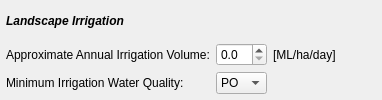
                     <widget class="QWidget" name="nres_irrigation_widget" native="true">
                      <property name="minimumSize">
                       <size>
                        <width>0</width>
                        <height>0</height>
                       </size>
                      </property>
                      <layout class="QGridLayout" name="gridLayout_18">
                       <property name="leftMargin">
                        <number>6</number>
                       </property>
                       <property name="topMargin">
                        <number>6</number>
                       </property>
                       <property name="rightMargin">
                        <number>6</number>
                       </property>
                       <property name="bottomMargin">
                        <number>6</number>
                       </property>
                       <item row="1" column="1">
                        <widget class="QDoubleSpinBox" name="nres_irrigate_vol">
                         <property name="maximumSize">
                          <size>
                           <width>51</width>
                           <height>16777215</height>
                          </size>
                         </property>
                         <property name="decimals">
                          <number>1</number>
                         </property>
                        </widget>
                       </item>
                       <item row="2" column="1">
                        <widget class="QComboBox" name="nres_irrigate_ffp">
                         <item>
                          <property name="text">
                           <string>PO</string>
                          </property>
                         </item>
                         <item>
                          <property name="text">
                           <string>NP</string>
                          </property>
                         </item>
                         <item>
                          <property name="text">
                           <string>RW</string>
                          </property>
                         </item>
                         <item>
                          <property name="text">
                           <string>SW</string>
                          </property>
                         </item>
                         <item>
                          <property name="text">
                           <string>GW</string>
                          </property>
                         </item>
                        </widget>
                       </item>
                       <item row="1" column="3">
                        <spacer name="horizontalSpacer_67">
                         <property name="orientation">
                          <enum>Qt::Horizontal</enum>
                         </property>
                         <property name="sizeHint" stdset="0">
                          <size>
                           <width>40</width>
                           <height>20</height>
                          </size>
                         </property>
                        </spacer>
                       </item>
                       <item row="0" column="0">
                        <widget class="QLabel" name="nres_irrigation_title">
                         <property name="whatsThis">
                          <string>Estimate of the annual irrigation volume per hectare</string>
                         </property>
                         <property name="text">
                          <string>&lt;html&gt;&lt;head/&gt;&lt;body&gt;&lt;p&gt;&lt;span style=&quot; font-weight:600; font-style:italic;&quot;&gt;Landscape Irrigation&lt;/span&gt;&lt;/p&gt;&lt;/body&gt;&lt;/html&gt;</string>
                         </property>
                        </widget>
                       </item>
                       <item row="2" column="0">
                        <widget class="QLabel" name="nres_irrigate_ffp_lbl">
                         <property name="whatsThis">
                          <string>&lt;!DOCTYPE HTML PUBLIC &quot;-//W3C//DTD HTML 4.0//EN&quot; &quot;http://www.w3.org/TR/REC-html40/strict.dtd&quot;&gt;
&lt;html&gt;&lt;head&gt;&lt;meta name=&quot;qrichtext&quot; content=&quot;1&quot; /&gt;&lt;style type=&quot;text/css&quot;&gt;
p, li { white-space: pre-wrap; }
&lt;/style&gt;&lt;/head&gt;&lt;body style=&quot; font-family:'MS Shell Dlg 2'; font-size:8.25pt; font-weight:400; font-style:normal;&quot;&gt;
&lt;p style=&quot; margin-top:0px; margin-bottom:0px; margin-left:0px; margin-right:0px; -qt-block-indent:0; text-indent:0px;&quot;&gt;&lt;span style=&quot; font-size:8pt;&quot;&gt;Select the minimum water quality requirement to source from when meeting demand.&lt;/span&gt;&lt;/p&gt;
&lt;p style=&quot; margin-top:0px; margin-bottom:0px; margin-left:0px; margin-right:0px; -qt-block-indent:0; text-indent:0px;&quot;&gt;&lt;span style=&quot; font-size:8pt;&quot;&gt;PO = Potable Water&lt;/span&gt;&lt;/p&gt;
&lt;p style=&quot; margin-top:0px; margin-bottom:0px; margin-left:0px; margin-right:0px; -qt-block-indent:0; text-indent:0px;&quot;&gt;&lt;span style=&quot; font-size:8pt;&quot;&gt;NP = Non-potable Water&lt;/span&gt;&lt;/p&gt;
&lt;p style=&quot; margin-top:0px; margin-bottom:0px; margin-left:0px; margin-right:0px; -qt-block-indent:0; text-indent:0px;&quot;&gt;&lt;span style=&quot; font-size:8pt;&quot;&gt;RW = Rainwater&lt;/span&gt;&lt;/p&gt;
&lt;p style=&quot; margin-top:0px; margin-bottom:0px; margin-left:0px; margin-right:0px; -qt-block-indent:0; text-indent:0px;&quot;&gt;&lt;span style=&quot; font-size:8pt;&quot;&gt;SW = Stormwater&lt;/span&gt;&lt;/p&gt;
&lt;p style=&quot; margin-top:0px; margin-bottom:0px; margin-left:0px; margin-right:0px; -qt-block-indent:0; text-indent:0px;&quot;&gt;&lt;span style=&quot; font-size:8pt;&quot;&gt;GW = Greywater&lt;/span&gt;&lt;/p&gt;&lt;/body&gt;&lt;/html&gt;</string>
                         </property>
                         <property name="text">
                          <string>Minimum Irrigation Water Quality:</string>
                         </property>
                        </widget>
                       </item>
                       <item row="1" column="0">
                        <widget class="QLabel" name="nres_irrigate_vol_lbl">
                         <property name="whatsThis">
                          <string>Estimate of the annual irrigation volume per hectare</string>
                         </property>
                         <property name="text">
                          <string>Approximate Annual Irrigation Volume:</string>
                         </property>
                        </widget>
                       </item>
                       <item row="1" column="2">
                        <widget class="QLabel" name="nres_irrigate_vol_lbl2">
                         <property name="whatsThis">
                          <string>Estimate of the annual irrigation volume per hectare</string>
                         </property>
                         <property name="text">
                          <string>[ML/ha/day]</string>
                         </property>
                        </widget>
                       </item>
                      </layout>
                     </widget>
